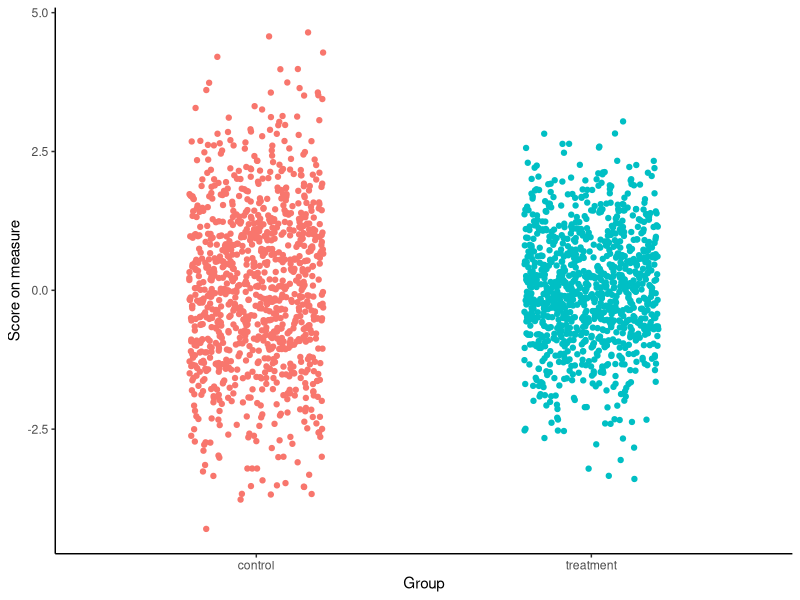
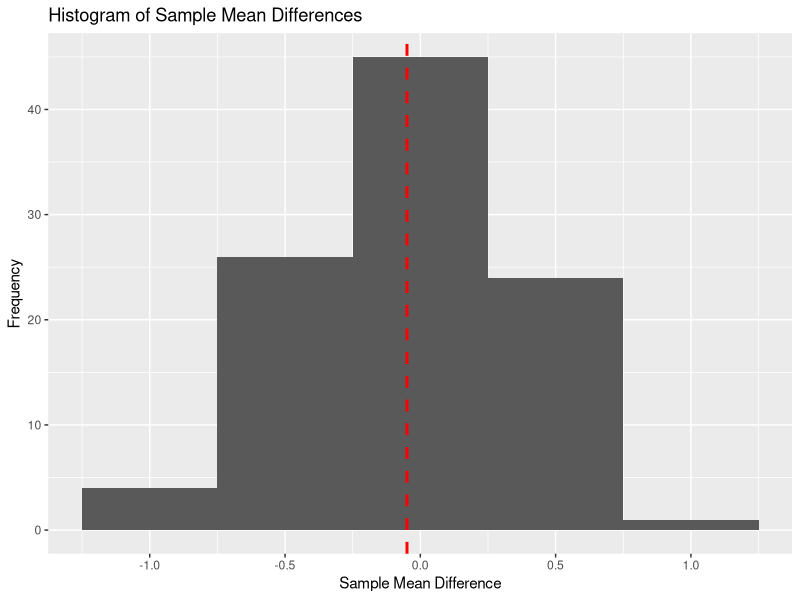
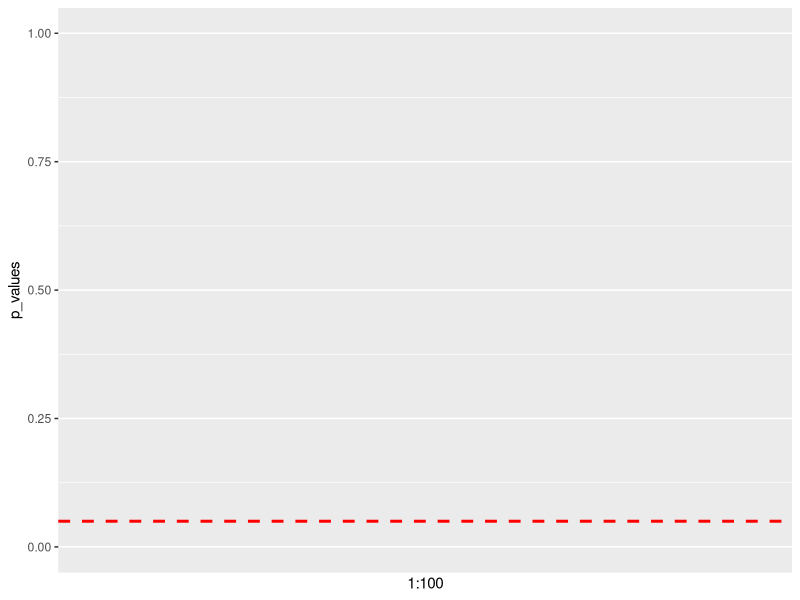
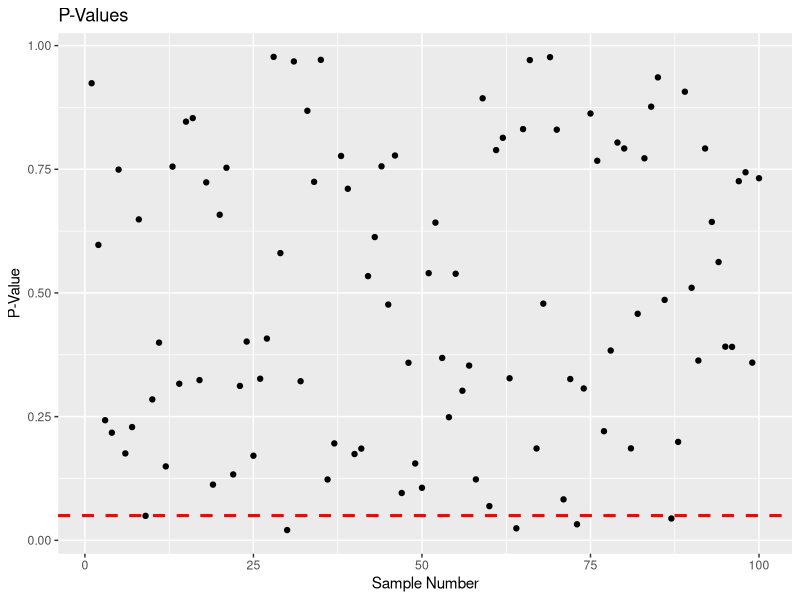
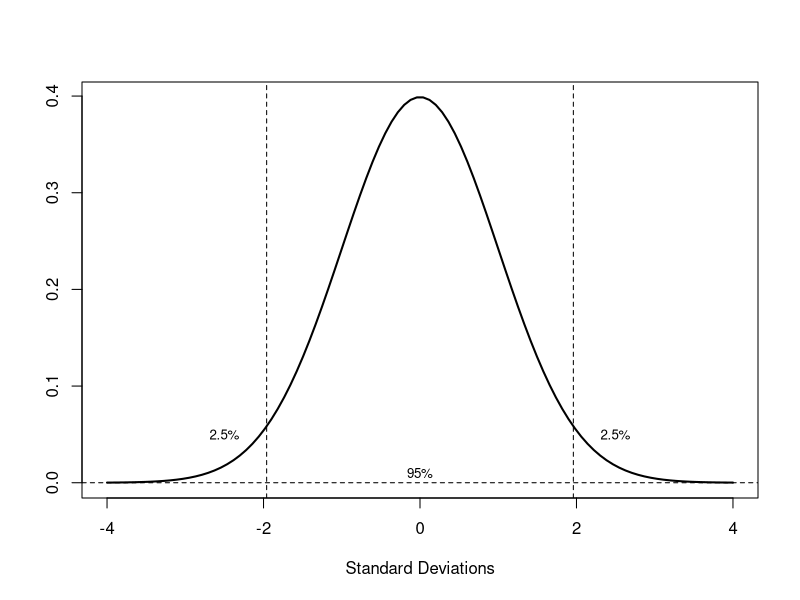

Generate these figures, in order, with R:
## ---- chunk 1


# generate a dataframe made of 2 vectors named Treatment and Control. Each vector has 1000 elements generated from a normal distribution with mean 0. Treatment has an SD of 3 and Control has an SD of 1.

#treatment <- rnorm(1000, mean = 0, sd = 1)
#control <- rnorm(1000, mean = 0, sd = 1.5)

#data <- data.frame(treatment, control)

#write.csv(data, "popData.csv")

data <- read.csv("Datasets/popData.csv")

# plot a scatterplot of the data using ggplot2. reorganise the data into long format first.


library(ggplot2)

data_long <- data.frame(
  group = c(rep("treatment", 1000), rep("control", 1000)),
  value = c(data$treatment, data$control)
)


# show a scatterplot of the data with colour representing group membership

ggplot(data_long, aes(x = group, y = value, colour = group)) +
  geom_jitter(width = 0.2, height = 0) +
  theme_classic() +
  theme(legend.position = "none") +
  labs(x = "Group", y = "Score on measure")





## ---- chunk 2


# generate a dataframe made of 2 vectors named Treatment and Control. Each vector has 1000 elements generated from a normal distribution with mean 0. Treatment has an SD of 3 and Control has an SD of 1.


# plot a scatterplot of the data using ggplot2. reorganise the data into long format first.




# Create 100 random samples of size 20 from the treatment and control vectors. Calculate the mean of each sample and store it in a vector called sample_means.

sample_mean_diffs <- c()
p_values <- c()
conf_int <- c()
cohens_d <- c()

set.seed(1232)

for (i in 1:100) {
  sample1 <- sample(data$treatment, size = 20)
  sample2 <- sample(data$control, size = 20)
  sample_mean_diffs[i] <- mean(sample1) - mean(sample2)
  p_values[i] <- t.test(sample1, sample2)$p.value
  conf_int[i] <- t.test(sample1, sample2)$conf.int[2] - t.test(sample1, sample2)$conf.int[1]
  cohens_d[i] <- (mean(sample1) - mean(sample2)) / sqrt(((length(sample1) - 1) * var(sample1) + (length(sample2) - 1) * var(sample2)) / (length(sample1) + length(sample2) - 2))
}


# Plot a histogram of the sample means using ggplot2

library(ggplot2)

ggplot(data.frame(sample_mean_diffs), aes(x = sample_mean_diffs)) +
  geom_histogram(binwidth = 0.5) +
  geom_vline(aes(xintercept = mean(sample_mean_diffs)), color = "red", linetype = "dashed", size = 1) +
  ggtitle("Histogram of Sample Mean Differences") +
  xlab("Sample Mean Difference") +
  ylab("Frequency")


## ---- chunk 3

p <- ggplot(data.frame(p_values), aes(x = 1:100, y = p_values)) +
  geom_hline(aes(yintercept = 0.05), color = "red", linetype = "dashed", size = 1)

# set ylim to c(0, 1) to zoom in on the p-values

p + ylim(c(0, 1)) 

## ---- chunk 4


# Plot a the p-values using ggplot2. use a scatterplot with the x-axis being the sample number and the y-axis being the p-value.


p <- p+  geom_point() +
  geom_hline(aes(yintercept = 0.05), color = "red", linetype = "dashed", size = 1) +
  ggtitle("P-Values") +
  xlab("Sample Number") +
  ylab("P-Value")

library(gganimate)

p1 <- p + transition_states(1:100, transition_length = 2) + 
  shadow_mark() +
  enter_fade() 

animate(p1, fps = 5, duration = 20, end_pause = 10)





## ---- chunk 5

p

## ---- chunk 6

# plot of notmal distribution with 2.5% shaded on each side

x <- seq(-4, 4, length=100)

y <- dnorm(x, mean=0, sd=1)

plot(x, y, type="l", lwd=2, xlab="Standard Deviations", ylab="")

abline(v=c(-1.96, 1.96), lty=2)

abline(h=0, lty=2)


## add labels to represent the percentages of the distribution in the shaded and non-shaded areas

text(-2.5, 0.05, "2.5%", cex=0.8)

text(2.5, 0.05, "2.5%", cex=0.8)

text(0, 0.01, "95%", cex=0.8)
